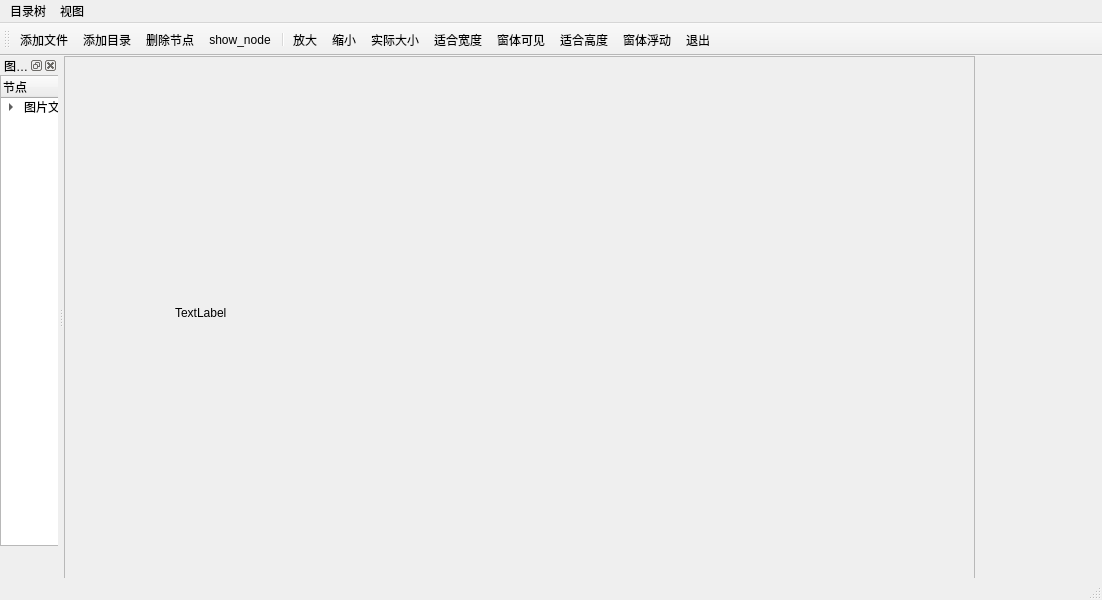
<?xml version="1.0" encoding="UTF-8"?>
<ui version="4.0">
 <class>MainWindow</class>
 <widget class="QMainWindow" name="MainWindow">
  <property name="geometry">
   <rect>
    <x>0</x>
    <y>0</y>
    <width>1102</width>
    <height>600</height>
   </rect>
  </property>
  <property name="windowTitle">
   <string>MainWindow</string>
  </property>
  <widget class="QWidget" name="centralwidget">
   <widget class="QScrollArea" name="scrollArea">
    <property name="geometry">
     <rect>
      <x>0</x>
      <y>0</y>
      <width>911</width>
      <height>571</height>
     </rect>
    </property>
    <property name="widgetResizable">
     <bool>true</bool>
    </property>
    <widget class="QWidget" name="scrollAreaWidgetContents">
     <property name="geometry">
      <rect>
       <x>0</x>
       <y>0</y>
       <width>909</width>
       <height>569</height>
      </rect>
     </property>
     <widget class="QLabel" name="label">
      <property name="geometry">
       <rect>
        <x>110</x>
        <y>100</y>
        <width>481</width>
        <height>311</height>
       </rect>
      </property>
      <property name="text">
       <string>TextLabel</string>
      </property>
     </widget>
    </widget>
   </widget>
  </widget>
  <widget class="QMenuBar" name="menubar">
   <property name="geometry">
    <rect>
     <x>0</x>
     <y>0</y>
     <width>1102</width>
     <height>28</height>
    </rect>
   </property>
   <widget class="QMenu" name="menu">
    <property name="title">
     <string>目录树</string>
    </property>
    <addaction name="add_dic"/>
   </widget>
   <widget class="QMenu" name="menu_2">
    <property name="title">
     <string>视图</string>
    </property>
   </widget>
   <addaction name="menu"/>
   <addaction name="menu_2"/>
  </widget>
  <widget class="QToolBar" name="toolBar">
   <property name="windowTitle">
    <string>toolBar</string>
   </property>
   <attribute name="toolBarArea">
    <enum>TopToolBarArea</enum>
   </attribute>
   <attribute name="toolBarBreak">
    <bool>false</bool>
   </attribute>
   <addaction name="action_2"/>
   <addaction name="add_dic"/>
   <addaction name="del_node"/>
   <addaction name="action_4"/>
   <addaction name="separator"/>
   <addaction name="enlarge"/>
   <addaction name="smalal"/>
   <addaction name="resize"/>
   <addaction name="action_8"/>
   <addaction name="action_11"/>
   <addaction name="action_9"/>
   <addaction name="action_10"/>
   <addaction name="exit"/>
  </widget>
  <widget class="QDockWidget" name="dockWidget_2">
   <property name="windowTitle">
    <string>图片资源管理器</string>
   </property>
   <attribute name="dockWidgetArea">
    <number>1</number>
   </attribute>
   <widget class="QWidget" name="dockWidgetContents_2">
    <widget class="QTreeWidget" name="treeWidget">
     <property name="geometry">
      <rect>
       <x>0</x>
       <y>0</y>
       <width>245</width>
       <height>471</height>
      </rect>
     </property>
     <property name="sizeAdjustPolicy">
      <enum>QAbstractScrollArea::AdjustToContents</enum>
     </property>
     <column>
      <property name="text">
       <string>节点</string>
      </property>
     </column>
     <column>
      <property name="text">
       <string>节点类型</string>
      </property>
     </column>
     <item>
      <property name="text">
       <string>图片文档</string>
      </property>
      <item>
       <property name="text">
        <string>分组节点</string>
       </property>
       <property name="text">
        <string/>
       </property>
      </item>
      <item>
       <property name="text">
        <string>分组2</string>
       </property>
      </item>
     </item>
    </widget>
   </widget>
  </widget>
  <widget class="QStatusBar" name="statusBar"/>
  <action name="add_dic">
   <property name="text">
    <string>添加目录</string>
   </property>
  </action>
  <action name="action_2">
   <property name="text">
    <string>添加文件</string>
   </property>
  </action>
  <action name="del_node">
   <property name="text">
    <string>删除节点</string>
   </property>
  </action>
  <action name="action_4">
   <property name="text">
    <string>show_node</string>
   </property>
  </action>
  <action name="enlarge">
   <property name="text">
    <string>放大</string>
   </property>
  </action>
  <action name="smalal">
   <property name="text">
    <string>缩小</string>
   </property>
  </action>
  <action name="resize">
   <property name="text">
    <string>实际大小</string>
   </property>
  </action>
  <action name="action_8">
   <property name="text">
    <string>适合宽度</string>
   </property>
   <property name="toolTip">
    <string>adapt_wide</string>
   </property>
  </action>
  <action name="action_9">
   <property name="text">
    <string>适合高度</string>
   </property>
   <property name="toolTip">
    <string>adapt_height</string>
   </property>
  </action>
  <action name="action_10">
   <property name="text">
    <string>窗体浮动</string>
   </property>
   <property name="toolTip">
    <string>window_float</string>
   </property>
  </action>
  <action name="action_11">
   <property name="text">
    <string>窗体可见</string>
   </property>
   <property name="toolTip">
    <string>window_stowable</string>
   </property>
  </action>
  <action name="exit">
   <property name="text">
    <string>退出</string>
   </property>
  </action>
 </widget>
 <resources/>
 <connections/>
</ui>
